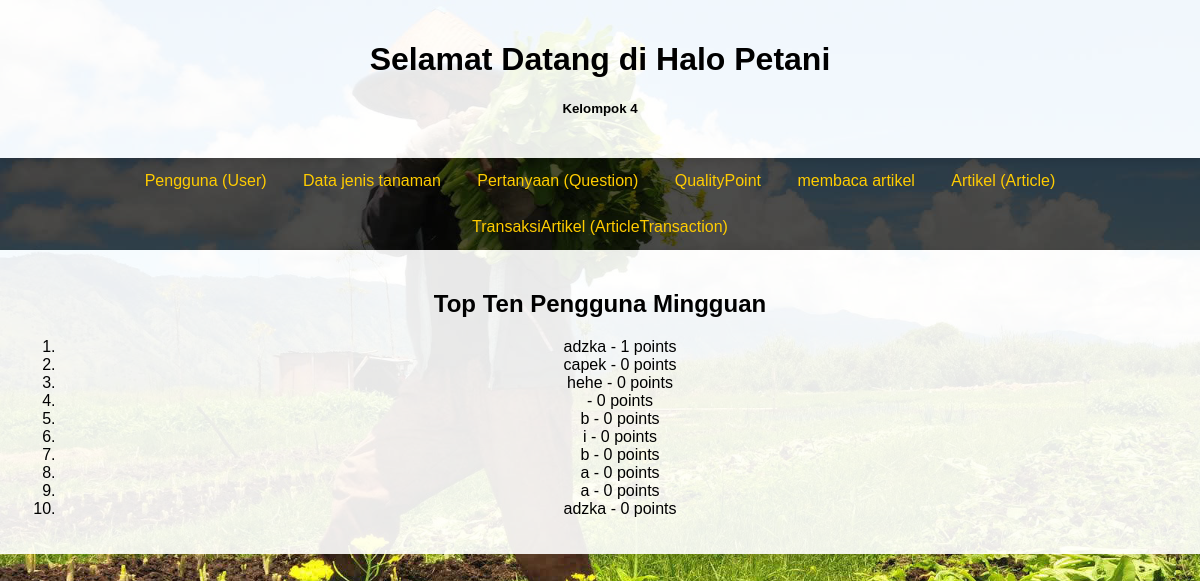
/menu.php (signed in), run on the app's committed database.
### tables this page shows
CREATE TABLE `pengguna` (
  `userid` int(11) NOT NULL AUTO_INCREMENT,
  `phonenumber` int(11) NOT NULL,
  `password` varchar(45) NOT NULL,
  `fullname` varchar(45) NOT NULL,
  `quality_point` int(11) DEFAULT 0,
  PRIMARY KEY (`userid`)
);

### menu.php (the view, shortened to what this page needs)
<?php
include 'config.php';
?>
<!DOCTYPE html>
<html lang="en">
<head>
</head>
<body>
    <header>
        <h1>Selamat Datang di Halo Petani</h1>
        <h5>Kelompok 4</h5>
    </header>
    <nav>
        <ul>
            <li><a href="login-pengguna.php">Pengguna (User)</a></li>
            <li><a href="list-tanaman.php">Data jenis tanaman</a></li>
            <li><a href="question.php">Pertanyaan (Question)</a></li>
            <li><a href="point-kualitas.php">QualityPoint</a></li>
            <li><a href="bacaartikel.php">membaca artikel</a></li>
            <li><a href="artikel.php">Artikel (Article)</a></li>
            <li><a href="transaksi-artikel.php">TransaksiArtikel (ArticleTransaction)</a></li>
        </ul>
    </nav>
    <div class="menu-section">
        <h2>Top Ten Pengguna Mingguan</h2>
        <?php
        $query = "SELECT fullname, quality_point FROM pengguna ORDER BY quality_point DESC LIMIT 10";
        $result = $koneksi->query($query);
        if ($result->num_rows > 0) {
            echo "<ol>";
            while ($row = $result->fetch_assoc()) {
                echo "<li>" . $row['fullname'] . " - " . $row['quality_point'] . " points</li>";
            }
            echo "</ol>";
        } else {
            echo "Belum ada pengguna.";
        }
        ?>
    </div>
</body>
</html>

### menu.php (style rules this page uses)
body { margin: 0; font-family: Arial, sans-serif; background-image: url('petani1.jpg'); background-size: cover; animation: backgroundAnimation 20s infinite alternate; }
header { background-color: rgba(255, 255, 255, 0.9); padding: 20px; text-align: center; box-shadow: 0 4px 8px rgba(0, 0, 0, 0.1); animation: fadeIn 2s ease-in-out; }
nav ul { list-style-type: none; padding: 0; margin: 0; background-color: rgba(0, 0, 0, 0.7); overflow: hidden; text-align: center; animation: slideIn 1s ease-in-out; }
nav ul li { display: inline-block; }
nav ul li a { display: block; color: #ffcc00; text-align: center; padding: 14px 16px; text-decoration: none; transition: background-color 0.3s, color 0.3s; }
.menu-section { padding: 20px; text-align: center; background-color: rgba(255, 255, 255, 0.9); box-shadow: 0 4px 8px rgba(0, 0, 0, 0.1); animation: fadeIn 2s ease-in-out; }

### data on the page
pengguna: fullname "adzka", quality_point "1"
pengguna: fullname "capek", quality_point "0"
pengguna: fullname "hehe", quality_point "0"
pengguna: quality_point "0"
pengguna: fullname "b", quality_point "0"
pengguna: fullname "i", quality_point "0"
pengguna: fullname "b", quality_point "0"
pengguna: fullname "a", quality_point "0"
pengguna: fullname "a", quality_point "0"
pengguna: fullname "adzka", quality_point "0"
